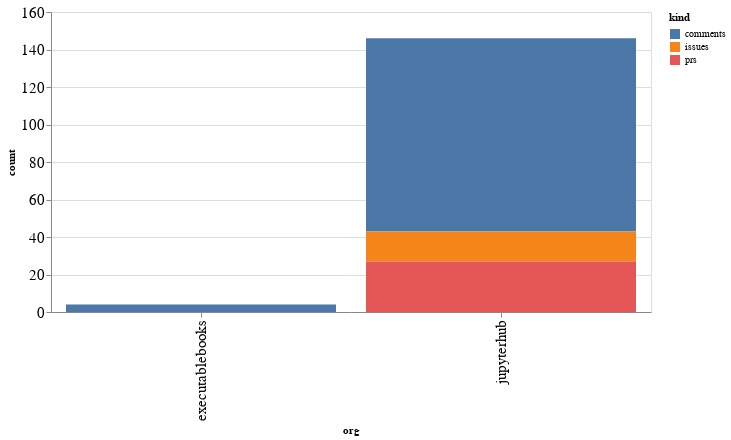

The notebook cell this image was saved under:
### Code cell
alt.Chart(org_summaries, width=600).mark_bar().encode(
    x='org',
    y='count',
    color='kind',
    tooltip="org"
)

### Figure 1 — Vega-Lite specification as saved in the notebook (floating-point values rounded to 4 significant figures)
{"config": {"axisLeft": {"labelFontSize": 15}, "axisBottom": {"labelFontSize": 15}}, "data": {"name": "data-8bf85feef29c425a07ab3547926099d8"}, "mark": "bar", "encoding": {"color": {"type": "nominal", "field": "kind"}, "tooltip": {"type": "nominal", "field": "org"}, "x": {"type": "nominal", "field": "org"}, "y": {"type": "quantitative", "field": "count"}}, "width": 600, "$schema": "https://vega.github.io/schema/vega-lite/v4.8.1.json", "datasets": {"data-8bf85feef29c425a07ab3547926099d8": [{"org": "executablebooks", "kind": "comments", "count": 4}, {"org": "jupyterhub", "kind": "comments", "count": 103}, {"org": "jupyterhub", "kind": "issues", "count": 16}, {"org": "jupyterhub", "kind": "prs", "count": 27}]}}
